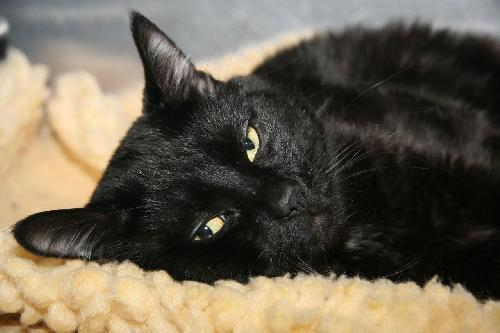
#> input picture dz_2/Cat/10027.jpg, 500 x 333 px; its folder holds 4 pictures in this run
$ jupyter execute --allow-errors cat_dog.ipynb
#> lines starting #> are read from the running program, lines starting #| are printed output that depends on the picture
[cell 1]
import os
import numpy as np
import cv2
import matplotlib.pyplot as plt
import seaborn as sns
import pandas as pd
from sklearn.model_selection import train_test_split
from sklearn.decomposition import PCA
from sklearn.preprocessing import StandardScaler
from sklearn.linear_model import LogisticRegression
from sklearn.ensemble import RandomForestClassifier
from sklearn.metrics import accuracy_score, precision_score, recall_score, f1_score, confusion_matrix, classification_report

[cell 2]
IMG_SIZE = 256
cat_folder = 'Cat'
dog_folder = 'Dog'


def load_images_from_folder(folder, label, limit=None):
#> called with folder = 'Cat', label = 0, limit = 200
    images, labels = [], []
    for idx, filename in enumerate(os.listdir(folder)):
        if limit and idx >= limit:
            break
        path = os.path.join(folder, filename)
        img = cv2.imread(path)
#> img is the input picture: shape (333, 500, 3); mean B, G, R 81.5, 97.5, 106.2
        if img is not None:
            img = cv2.resize(img, (IMG_SIZE, IMG_SIZE))
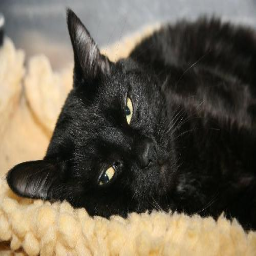
#> img: shape (256, 256, 3); mean B, G, R 81.4, 97.4, 106.1
            images.append(img)
            labels.append(label)
#> pass 2 of the loop in load_images_from_folder, `for idx, filename in enumerate(os.listdir(folder)):`:
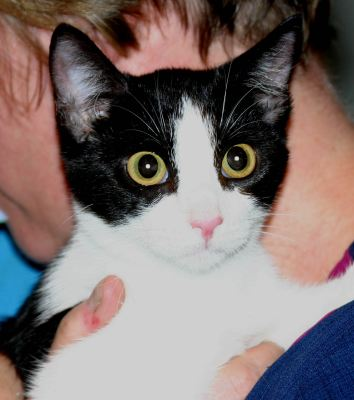
#> input picture dz_2/Cat/1009.jpg, 354 x 400 px
#> in load_images_from_folder, img is the input picture: shape (400, 354, 3); mean B, G, R 112.9, 114.6, 127.1
#> in load_images_from_folder, `img = cv2.resize(img, (IMG_SIZE, IMG_SIZE))`:
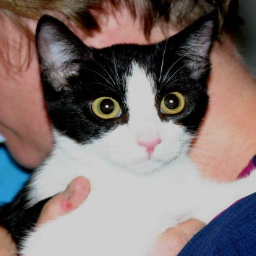
#> img: shape (256, 256, 3); mean B, G, R 112.8, 114.5, 127
#> pass 3 of the loop in load_images_from_folder, `for idx, filename in enumerate(os.listdir(folder)):`:
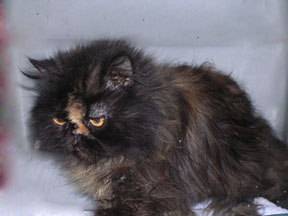
#> input picture dz_2/Cat/10094.jpg, 288 x 216 px
#> in load_images_from_folder, img is the input picture: shape (216, 288, 3); mean B, G, R 107.6, 100.5, 103.6
#> in load_images_from_folder, `img = cv2.resize(img, (IMG_SIZE, IMG_SIZE))`:
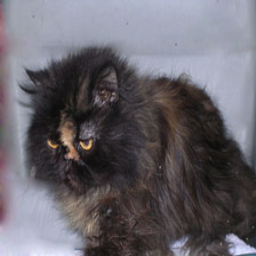
#> img: shape (256, 256, 3); mean B, G, R 107.5, 100.4, 103.5
#> the loop made 4 passes; the first 3 are shown
    return images, labels

cat_images, cat_labels = load_images_from_folder(cat_folder, 0, limit=200)
#> (the rest of this cell did not finish here and is left out)


X = np.array(cat_images + dog_images)
y = np.array(cat_labels + dog_labels)

X = X.reshape(X.shape[0], -1)
X_train, X_test, y_train, y_test = train_test_split(X, y, test_size=0.2, stratify=y, random_state=42)
